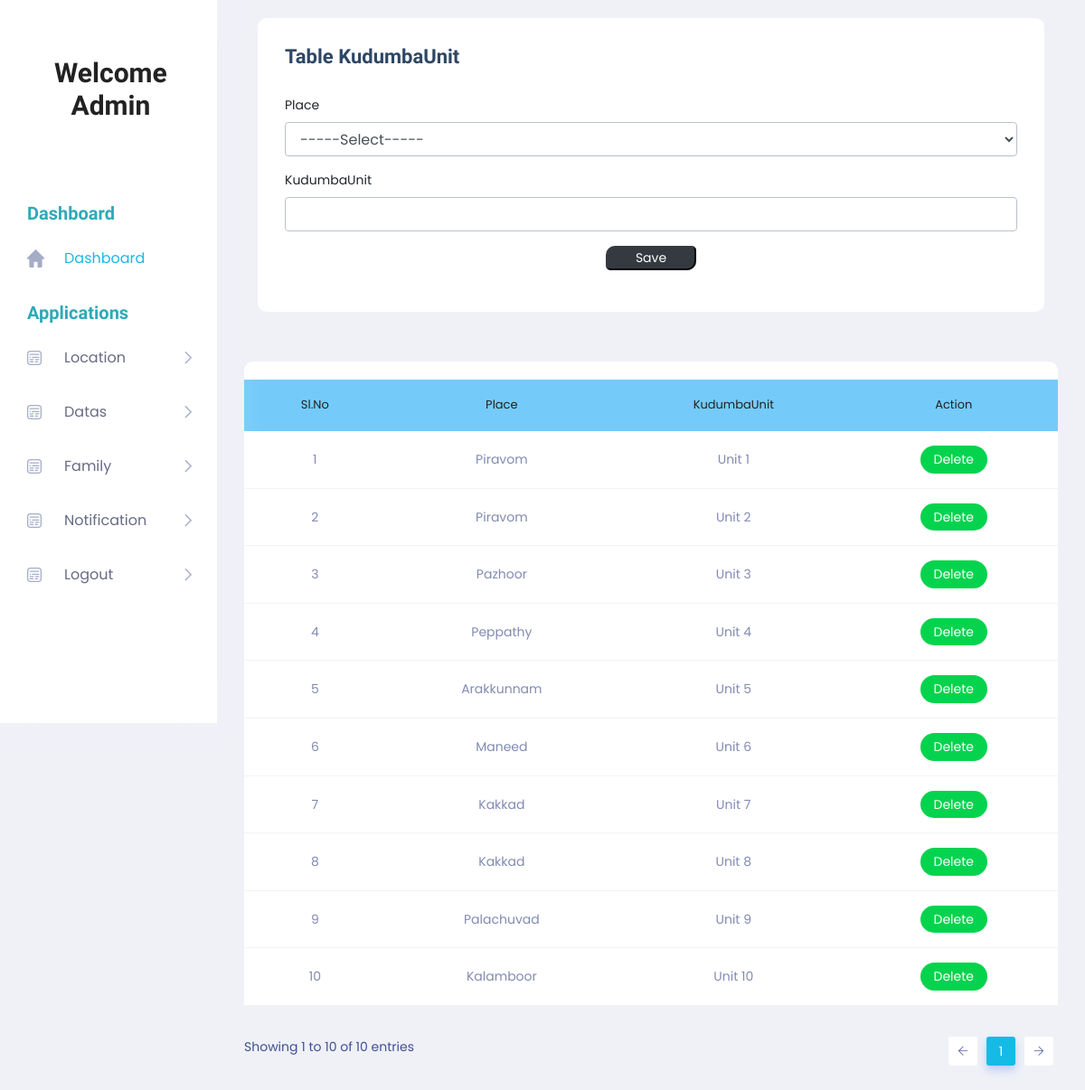
The page /Project/Admin/KudumbaUnit.php on the database its author committed.
### tables this page shows
CREATE TABLE `tb_unit` (
  `unit_id` int(11) NOT NULL,
  `unit_name` varchar(60) NOT NULL,
  `place_id` int(11) NOT NULL
);

CREATE TABLE `tb_place` (
  `place_id` int(11) NOT NULL,
  `district_id` int(11) NOT NULL,
  `place_name` varchar(100) NOT NULL
);

### Project/Admin/KudumbaUnit.php (the view, shortened to what this page needs)
<!DOCTYPE html PUBLIC "-//W3C//DTD XHTML 1.0 Transitional//EN" "http://www.w3.org/TR/xhtml1/DTD/xhtml1-transitional.dtd">
<html xmlns="http://www.w3.org/1999/xhtml">
<head>
</head>
<?php
include('Head.php');
?>
<body>
        <section class="main_content dashboard_part">
            <div class="main_content_iner ">
                <div class="container-fluid p-0">
                    <div class="row justify-content-center">
                        <div class="col-12">
                            <div class="QA_section">
                                <div class="white_box_tittle list_header">
                                    <div class="col-lg-12">
                                        <div class="white_box mb_30">
                                            <div class="box_header ">
                                                <div class="main-title">
                                                    <h3 class="mb-0" >Table KudumbaUnit</h3>
                                                </div>
                                            </div>
                                            <form method="post">
                                             <div class="form-group">
                                                    <label for="txt_place">Place</label>
                                                    <select class="form-control" name="sel_place" id="sel_place" autocomplete="off" required >
                                                    <option value="">-----Select-----</option>
                                                    </select>
                                                </div>
                                                <div class="form-group">
                                                    <label for="txt_place">KudumbaUnit</label>
        <input type="text" name="txt_unit" id="txt_unit" class="form-control" autocomplete="off" required/>
                                                </div>
                                                <div class="form-group" align="center">
                                                    <input type="submit" class="btn-dark" style="width:100px; border-radius: 10px 5px " name="btn_save" value="Save">
                                                </div>
                                            </form>
                                        </div>
                                    </div>
                                </div>
                                <div class="QA_table mb_30">
                                    <table class="table lms_table_active">
                                        <thead>
                                            <tr style="background-color: #74CBF9">
                                                <td align="center" scope="col">Sl.No</td>
                                              	<td align="center" scope="col">Place</td>
                                                <td align="center" scope="col">KudumbaUnit </td>
                                                <td align="center" scope="col">Action</td>
                                            </tr>
                                        </thead>
                                        <tbody>
                                            <?php
	$i=0;
	  $sel = "select * from tb_unit p inner join tb_place d on d.place_id=p.place_id";
	  $row = $conn->query($sel);
	  while($data = $row->fetch_assoc())
	  {
		  $i++;
		  ?>
                                            <tr>
                                               <td align="center"><?php echo $i; 	?></td>
            <td align="center"><?php echo $data['place_name']; ?></td>
            <td align="center"><?php echo $data['unit_name']; ?></td>
            <td align="center">
            <a class="status_btn"  href="KudumbaUnit.php?id=<?php echo $data['unit_id']; ?>">Delete </a>
         </td>
                                            </tr>
                                            <?php
                                              }
                                            ?>
                                        </tbody>
                                    </table>
                                </div>
                            </div>
                        </div>
                    </div>
                </div>
            </div>
        </section>
        <?php
		include('Foot.php');
		?>
</body>
</html>

### rows shown on the page
tb_unit: place.place_name "Piravom", unit_name "Unit 1"
tb_unit: place.place_name "Piravom", unit_name "Unit 2"
tb_unit: place.place_name "Pazhoor", unit_name "Unit 3"
tb_unit: place.place_name "Peppathy", unit_name "Unit 4"
tb_unit: place.place_name "Arakkunnam", unit_name "Unit 5"
tb_unit: place.place_name "Maneed", unit_name "Unit 6"
tb_unit: place.place_name "Kakkad", unit_name "Unit 7"
tb_unit: place.place_name "Kakkad", unit_name "Unit 8"
tb_unit: place.place_name "Palachuvad", unit_name "Unit 9"
tb_unit: place.place_name "Kalamboor", unit_name "Unit 10"
